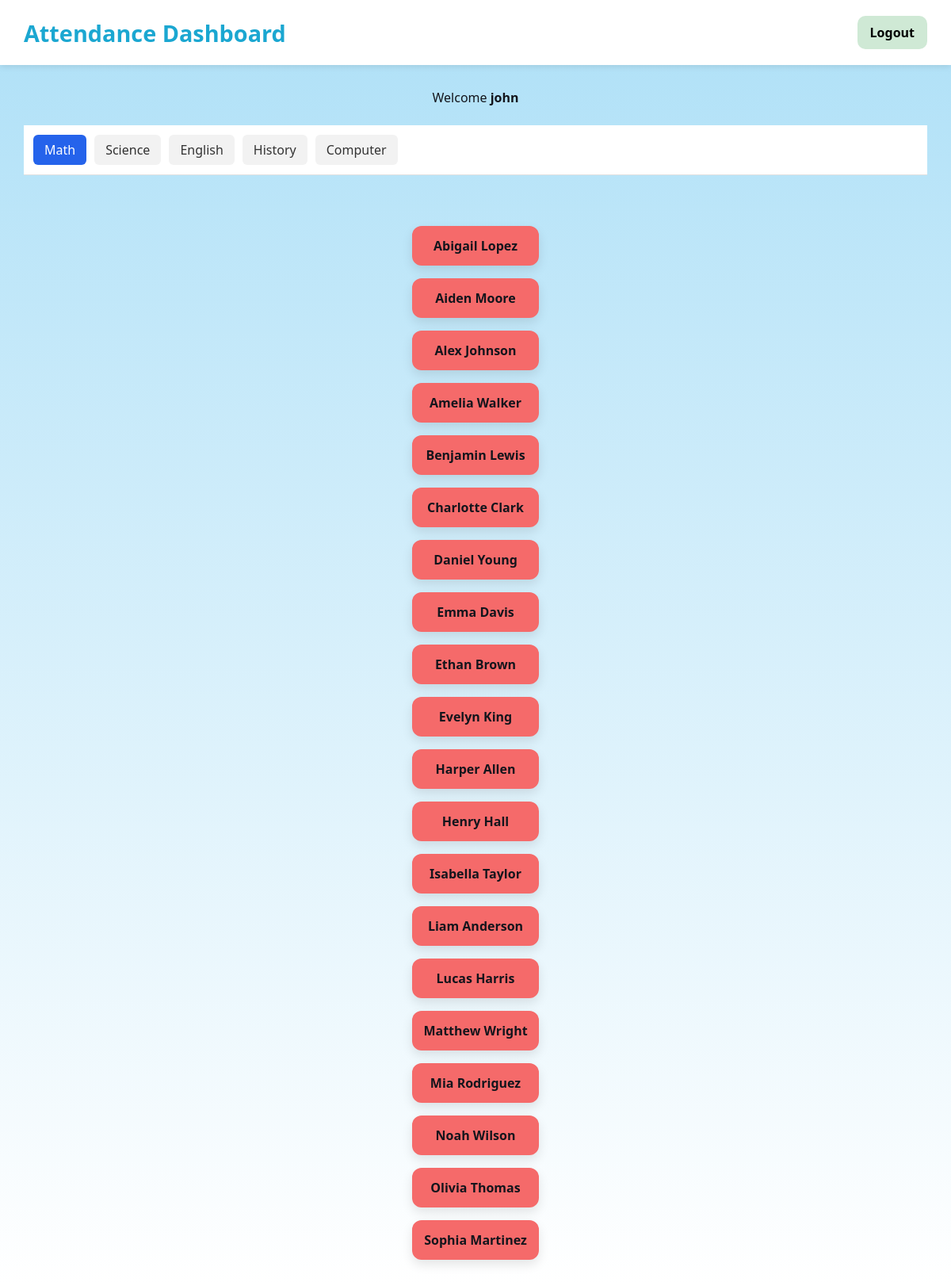
The page /dashboard.php (signed in) on the database its author committed.
### tables this page shows
CREATE TABLE `classes` (
  `id` int(11) NOT NULL,
  `class_name` varchar(50) DEFAULT NULL,
  `start_time` time DEFAULT NULL
);

CREATE TABLE `students` (
  `id` int(11) NOT NULL,
  `student_uid` varchar(50) DEFAULT NULL,
  `student_name` varchar(100) DEFAULT NULL,
  `confirmed` tinyint(1) DEFAULT 0
);

### dashboard.php (the view, shortened to what this page needs)
<?php
require_once 'db.php';
$teacher = $_SESSION['teacher'];
$classes = $conn->query("
    SELECT id, class_name, start_time
    FROM classes
    ORDER BY start_time
")->fetch_all(MYSQLI_ASSOC);
$active_class_id = $_GET['class_id'] ?? $classes[0]['id'];
$stmt = $conn->prepare("
    SELECT
        s.id,
        s.student_name,
        COALESCE(a.status,'Absent') AS status
    FROM students s
    JOIN student_classes sc ON sc.student_id = s.id
    LEFT JOIN attendance a
      ON a.student_id = s.id
     AND a.class_id = sc.class_id
     AND DATE(a.timestamp) = CURDATE()
    WHERE sc.class_id = ?
    ORDER BY s.student_name
");
$stmt->bind_param("i", $active_class_id);
$stmt->execute();
$students = $stmt->get_result()->fetch_all(MYSQLI_ASSOC);
?>
<!doctype html>
<html lang="en">
<head>
<link rel="stylesheet" href="style.css">
</head>
<body>
<div class="top-bar">
  <h1>Attendance Dashboard</h1>
  <a href="logout.php" class="logout-btn">Logout</a>
</div>
<div class="container">
<p>Welcome <strong><?=htmlspecialchars($teacher['username'])?></strong></p>
<div class="class-tabs">
<?php foreach ($classes as $c): ?>
  <a href="dashboard.php?class_id=<?=$c['id']?>"
     class="<?=($c['id']==$active_class_id)?'active':''?>">
     <?=htmlspecialchars($c['class_name'])?>
  </a>
<?php endforeach; ?>
</div>
<div class="attendance-grid" data-class="<?=$active_class_id?>">
<?php foreach ($students as $s): ?>
<div
  class="seat <?= ($s['status'] === 'Present') ? 'present' : 'absent'; ?>"
  draggable="true"
  data-student="<?= $s['id']; ?>"
  data-class="<?= $active_class_id; ?>"
>
  <?= htmlspecialchars($s['student_name']); ?>
</div>
<?php endforeach; ?>
</div>
</div>
</body>
</html>

### style.css (style rules this page uses)
:root { --primary: #96EFFF; --accent: #1ba7d1; --text: #13151C; --card-bg: rgba(255,255,255,0.85); }
* { box-sizing: border-box; margin: 0; padding: 0; }
body { font-family: "Aptos", system-ui, sans-serif; color: var(--text); background: linear-gradient(180deg, #aee0f7 0%, #ffffff 100%); min-height: 100vh; }
body:not(.login-page) { display: block; }
a { color: var(--accent); text-decoration: none; font-weight: 600; }
.top-bar { background: #ffffff; padding: 20px 30px; display: flex; justify-content: space-between; align-items: center; box-shadow: 0 2px 8px rgba(0,0,0,0.1); }
.top-bar h1 { font-size: 1.8rem; color: var(--accent); }
.logout-btn { background: #cfe9d5; padding: 10px 16px; border-radius: 10px; font-weight: bold; color: #000; }
.container { padding: 30px; display: flex; flex-wrap: wrap; gap: 24px; justify-content: center; }
.class-tabs { display: flex; gap: 12px; flex-wrap: wrap; margin-bottom: 24px; }
.class-tabs a { padding: 10px 18px; background: #e5e7eb; border-radius: 999px; }
.class-tabs a.active { background: var(--accent); color: white; }
.attendance-grid, .seating-grid { display: grid; grid-template-columns: repeat(auto-fit, minmax(140px, 1fr)); gap: 16px; margin-top: 16px; }
.seat { background: white; padding: 14px; border-radius: 12px; font-weight: 700; text-align: center; box-shadow: 0 6px 14px rgba(0,0,0,0.1); }
.seat.absent { background: #f56a6a; }
.seat { padding: 14px; background: white; border-radius: 12px; font-weight: bold; cursor: grab; text-align: center; user-select: none; }
.class-tabs { display: flex; gap: 10px; padding: 12px; background: #ffffff; border-bottom: 1px solid #e0e0e0; width: 100%; height: auto; flex-wrap: wrap; align-items: center; position: sticky; top: 60px; z-index: 5; }
.class-tabs a { padding: 8px 14px; background: #f2f2f2; border-radius: 6px; text-decoration: none; color: #333; font-weight: 500; transition: all 0.2s ease; }
.class-tabs a.active { background: #2563eb; color: white; }

### rows shown on the page
classes: class_name "Math"
classes: class_name "Science"
classes: class_name "English"
classes: class_name "History"
classes: class_name "Computer"
students: student_name "Abigail Lopez"
students: student_name "Aiden Moore"
students: student_name "Alex Johnson"
students: student_name "Amelia Walker"
students: student_name "Benjamin Lewis"
students: student_name "Charlotte Clark"
students: student_name "Daniel Young"
students: student_name "Emma Davis"
students: student_name "Ethan Brown"
students: student_name "Evelyn King"
students: student_name "Harper Allen"
students: student_name "Henry Hall"
students: student_name "Isabella Taylor"
students: student_name "Liam Anderson"
students: student_name "Lucas Harris"
students: student_name "Matthew Wright"
students: student_name "Mia Rodriguez"
students: student_name "Noah Wilson"
students: student_name "Olivia Thomas"
students: student_name "Sophia Martinez"

### other values the page prints
$teacher['username'] "john"
